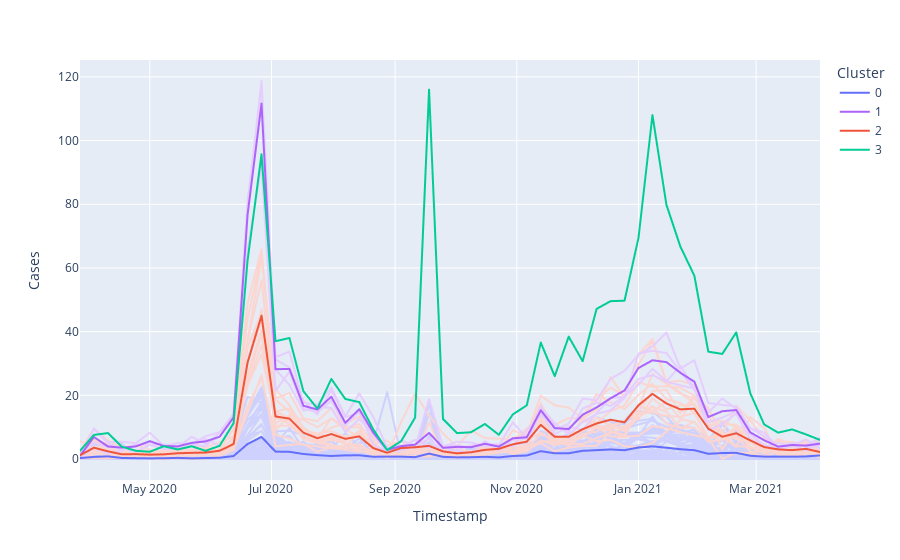

Notebook cell for this chart:
### Code cell
results = KMeansC(data.resample('7D').mean(), n_clusters=4)
